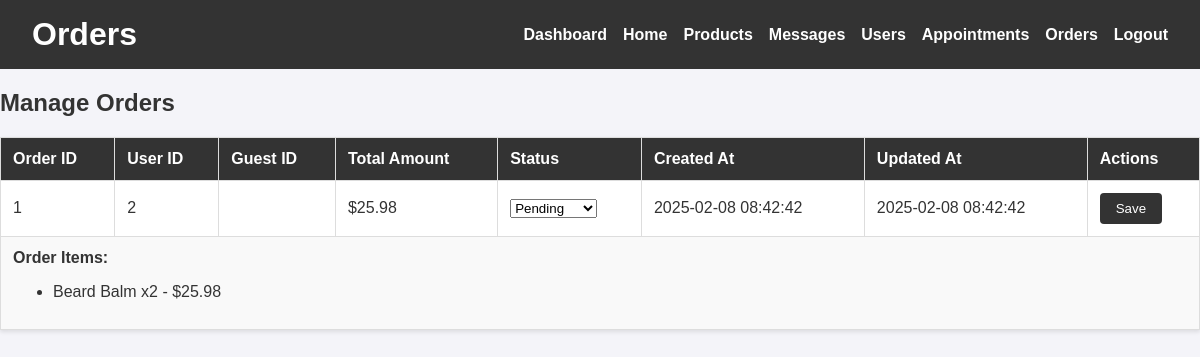
The app's page /admin/orders.php, older data.
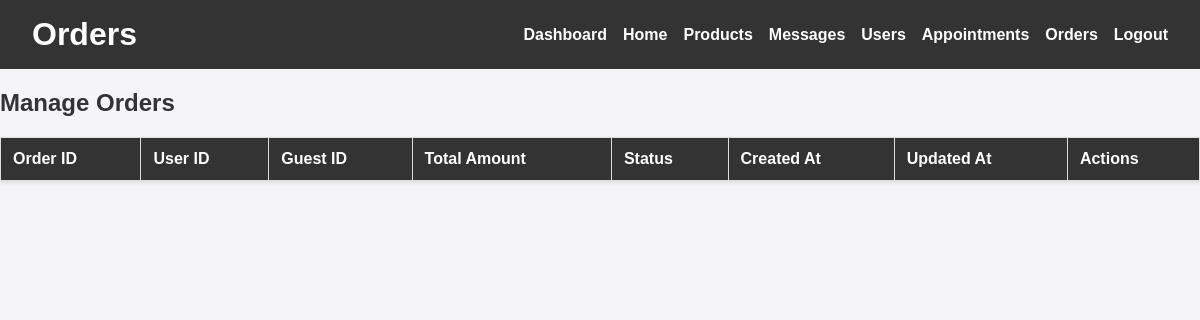
The same page, newer data.
### tables this page shows
CREATE TABLE `orders` (
  `order_id` int NOT NULL,
  `user_id` int DEFAULT NULL,
  `guest_id` int DEFAULT NULL,
  `total_amount` decimal(10,2) NOT NULL,
  `order_status` enum('Pending','Completed','Cancelled') DEFAULT 'Pending',
  `created_at` timestamp NULL DEFAULT CURRENT_TIMESTAMP,
  `session_id` varchar(255) NOT NULL,
  `updated_at` timestamp NULL DEFAULT CURRENT_TIMESTAMP ON UPDATE CURRENT_TIMESTAMP
);

CREATE TABLE `order_items` (
  `order_item_id` int NOT NULL,
  `order_id` int NOT NULL,
  `item_id` int NOT NULL,
  `item_name` varchar(150) NOT NULL,
  `price` decimal(10,2) NOT NULL,
  `quantity` int NOT NULL DEFAULT '1',
  `subtotal` decimal(10,2) NOT NULL
);

### admin/orders.php (the view, shortened to what this page needs)
<?php
require_once 'adminFunctions.php';
$orders = fetchOrders($conn);
function fetchOrders($conn) {
    $stmt = $conn->query("SELECT * FROM orders ORDER BY created_at DESC");
    return $stmt->fetchAll(PDO::FETCH_ASSOC);
}
function fetchOrderItems($conn, $orderId) {
    $stmt = $conn->prepare("SELECT * FROM order_items WHERE order_id = :order_id");
    $stmt->execute([':order_id' => $orderId]);
    return $stmt->fetchAll(PDO::FETCH_ASSOC);
}
?>
<!DOCTYPE html>
<html lang="en">
<head>
    <link rel="stylesheet" href="adminPanel.css">
</head>
<body>
    <header class="admin-header">
        <h1>Orders</h1>
        <nav class="admin-nav">
            <ul>
                <li><a href="panelDash.php">Dashboard</a></li>
                <li><a href="/EGS/index.php">Home</a></li>
                <li><a href="products.php">Products</a></li>
                <li><a href="messages.php">Messages</a></li>
                <li><a href="users.php">Users</a></li>
                <li><a href="appointments.php">Appointments</a></li>
                <li><a href="orders.php">Orders</a></li>
                <li><a href="/EGS/pages/login.php">Logout</a></li>
            </ul>
        </nav>
    </header>
    <main>
        <h2>Manage Orders</h2>
        <table>
            <thead>
                <tr>
                    <th>Order ID</th>
                    <th>User ID</th>
                    <th>Guest ID</th>
                    <th>Total Amount</th>
                    <th>Status</th>
                    <th>Created At</th>
                    <th>Updated At</th>
                    <th>Actions</th>
                </tr>
            </thead>
            <tbody>
                <?php foreach ($orders as $order): ?>
                    <tr>
                        <td><?= htmlspecialchars($order['order_id']) ?></td>
                        <td><?= htmlspecialchars($order['user_id']) ?></td>
                        <td><?= htmlspecialchars($order['guest_id']) ?></td>
                        <td>$<?= htmlspecialchars($order['total_amount']) ?></td>
                        <td>
                            <select class="status-dropdown" data-id="<?= $order['order_id'] ?>">
                                <option value="Pending" <?= $order['order_status'] == 'Pending' ? 'selected' : '' ?>>Pending</option>
                            </select>
                        </td>
                        <td><?= htmlspecialchars($order['created_at']) ?></td>
                        <td><?= htmlspecialchars($order['updated_at']) ?></td>
                        <td><button class="save-status-button" data-id="<?= $order['order_id'] ?>">Save</button></td>
                    </tr>
                    <tr>
                        <td colspan="8">
                            <strong>Order Items:</strong>
                            <ul>
                                <?php $orderItems = fetchOrderItems($conn, $order['order_id']); ?>
                                <?php foreach ($orderItems as $item): ?>
                                    <li><?= htmlspecialchars($item['item_name']) ?> x<?= htmlspecialchars($item['quantity']) ?> - $<?= htmlspecialchars($item['subtotal']) ?></li>
                                <?php endforeach; ?>
                            </ul>
                        </td>
                    </tr>
                <?php endforeach; ?>
            </tbody>
        </table>
    </main>
</body>
</html>

Row changes from the older to the newer data that the page shows:
removed orders: order_id "1", user "2", total_amount "25.98", order_status+order_id "Pending", created_at "2025-02-08 08:42:42", updated_at "2025-02-08 08:42:42"
removed order_items: item_name "Beard Balm", quantity "2", subtotal "25.98"
